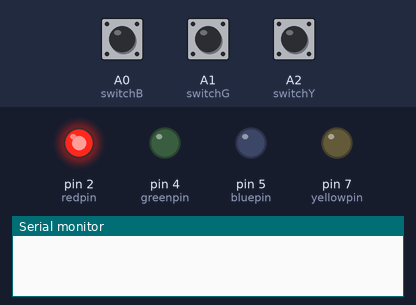
The sketch below on a simulated Arduino Uno, built with avr-gcc and run on an emulated ATmega328P. On the bench: output pins drawn as LEDs (lit = HIGH), the last lines printed to the serial monitor. Dashed ring = blinking. The test bench sets the inputs (shaded band); at power-on: A0 (switchB) LOW, A1 (switchG) LOW, A2 (switchY) LOW.

Above: at 1.2 s.
1.3 s: A0 (switchB) pulled HIGH for 1 s
At 3.5 s:
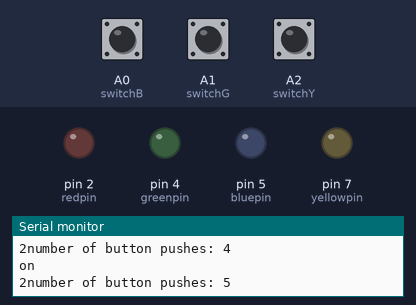
3.8 s: A0 (switchB) pulled HIGH for 3.2 s
At 7.3 s:
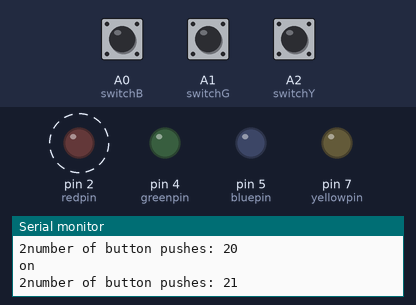
Timing chart, 0 to 8.8 s (numbered marks = the images above; inputs shaded):
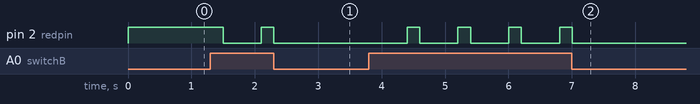

The sketch:

TRIAL_THING.ino
```cpp
//#define rstPin 7
const int greenpin = 4;
const int bluepin = 5;
const int yellowpin = 7;
const int redpin = 2;
const int switchG = A1;
const int switchB = A0;
const int switchY = A2;
const int redswitch = A5;
int counterblinks = 0;

// Variables will change:
int buttonPushCounter1 = 0;
int buttonPushCounter2 = 0;
int buttonPushCounter3 = 0;
int buttonPushCounter01 = 0;
int buttonPushCounter02 = 0;
int buttonPushCounter03 = 0;// counter for the number of button presses
int buttonState1 = 0;
int buttonState2 = 0;
int buttonState3 = 0;
//int buttonState01 = 0;
//int buttonState02 = 0;
//int buttonState03 = 0;
int lastButtonState = 0;     // previous state of the button

//class

void setup() {
//  digitalWrite(rstPin, HIGH);
//  pinMode(rstPin, OUTPUT);
  pinMode(redpin, OUTPUT);
  pinMode(bluepin, OUTPUT);
  pinMode(greenpin, OUTPUT);
  pinMode(yellowpin, OUTPUT);

  Serial.begin(9600);
}


void loop() {


  // read the pushbutton input pin:
  buttonState1 = digitalRead(switchG);
  buttonState2 = digitalRead(switchB);
  buttonState3 = digitalRead(switchY);
  // compare the buttonState to its previous state

  if (buttonState1 != lastButtonState) {
    // if the state has changed, increment the counter
    if (buttonState1 == HIGH) {
      // if the current state is HIGH then the button went from off to on:
      buttonPushCounter1++;
      Serial.println("on");
      Serial.print("1number of button pushes: ");
      Serial.println(buttonPushCounter1);
    } else {
      // if the current state is LOW then the button went from on to off:
      Serial.println("off");
    }
    // Delay a little bit to avoid bouncing
    delay(200);
  }
  buttonState1 = lastButtonState;

  if (buttonState2 != lastButtonState) {
    // if the state has changed, increment the counter
    if (buttonState2 == HIGH) {
      // if the current state is HIGH then the button went from off to on:
      buttonPushCounter2++;
      Serial.println("on");
      Serial.print("2number of button pushes: ");
      Serial.println(buttonPushCounter2);
    } else {
      // if the current state is LOW then the button went from on to off:
      Serial.println("off");
    }
    // Delay a little bit to avoid bouncing
    delay(200);
  }
  // save the current state as the last state, for next time through the loop

  buttonState2 = lastButtonState;

  if (buttonState3 != lastButtonState) {
    // if the state has changed, increment the counter
    if (buttonState3 == HIGH) {
      // if the current state is HIGH then the button went from off to on:
      buttonPushCounter3++;
      Serial.println("on");
      Serial.print("3number of button pushes: ");
      Serial.println(buttonPushCounter3);
    } else {
      // if the current state is LOW then the button went from on to off:
      Serial.println("off");
    }
    // Delay a little bit to avoid bouncing
    delay(200);
  }

  // lastButtonState = buttonState3;
  buttonState3 = lastButtonState;

  // turns on the LED every wanted number of button pushes by checking the modulo of the
  // button push counter. the modulo function gives you the remainder of the
  // division of two numbers:
  if ((buttonPushCounter1 % 6 == 0) && (buttonPushCounter2 % 4 == 0) && (buttonPushCounter3 % 4 == 0) && (counterblinks <= 4)) {
    digitalWrite(redpin, HIGH);
  }
  //  else if ((buttonPushCounter3 % 4 == 0) && (counter <= 4)) {
  //digitalWrite(redpin, HIGH);
  //    delay(50);
  //    digitalWrite(redpin, LOW);
  //    delay(50);
  //    digitalWrite(yellowpin, HIGH);
  //    delay(50);
  //    digitalWrite(yellowpin, LOW);
  //    delay(50);
  //    digitalWrite(bluepin, HIGH);
  //    delay(50);
  //    digitalWrite(bluepin, LOW);
  //    delay(50);
  //    digitalWrite(greenpin, HIGH);
  //    delay(50);
  //    digitalWrite(greenpin, LOW);
  //    delay(50);
  //    counter++;
  //
  //  }


  else {
    digitalWrite(redpin, LOW);
//   buttonState1 = 0;
//   buttonState2 = 0;
//   buttonState3 = 0;

  }

    // second pattern:
//    buttonState01 = digitalRead(switchG);
//    buttonState02 = digitalRead(switchB);
//    buttonState03 = digitalRead(switchY);

//  if (buttonState1 != lastButtonState) {
//    // if the state has changed, increment the counter
//    if (buttonState1 == HIGH) {
//        // if the current state is HIGH then the button went from off to on:
//        buttonPushCounter01++;
//        Serial.println("on");
//        Serial.print("1number of button pushes: ");
//        Serial.println(buttonPushCounter01);
//      } else {
//        // if the current state is LOW then the button went from on to off:
//        Serial.println("off");
//      }
//      // Delay a little bit to avoid bouncing
//      delay(200);
//    }
//  buttonState1 = lastButtonState;
//
//  if (buttonState2 != lastButtonState) {
//  // if the state has changed, increment the counter
//  if (buttonState2 == HIGH) {
//      // if the current state is HIGH then the button went from off to on:
//      buttonPushCounter02++;
//      Serial.println("on");
//      Serial.print("2number of button pushes: ");
//      Serial.println(buttonPushCounter02);
//    } else {
//      // if the current state is LOW then the button went from on to off:
//      Serial.println("off");
//    }
//    // Delay a little bit to avoid bouncing
//    delay(200);
//  }
//  // save the current state as the last state, for next time through the loop
//
//  buttonState2 = lastButtonState;
//
//  if (buttonState3 != lastButtonState) {
//  // if the state has changed, increment the counter
//  if (buttonState3 == HIGH) {
//      // if the current state is HIGH then the button went from off to on:
//      buttonPushCounter03++;
//      Serial.println("on");
//      Serial.print("3number of button pushes: ");
//      Serial.println(buttonPushCounter03);
//    } else {
//      // if the current state is LOW then the button went from on to off:
//      Serial.println("off");
//    }
//    // Delay a little bit to avoid bouncing
//    delay(200);
//  }
//
//
//  buttonState3 = lastButtonState;
//
//
//  if ((buttonPushCounter01 % 3 == 0) && (buttonPushCounter02 % 4 == 0) && (buttonPushCounter03 % 2 == 0) && (counterblinks <= 4)) {
//  digitalWrite(redpin, HIGH);
//  }
//  else {
//    digitalWrite(redpin, LOW);
//
//  }

}
```

Measured:
- after the input at 1.3 s, pin 2 (redpin): HIGH → LOW after 0.20 s, → HIGH 0.60 s later, → LOW 0.20 s later
- after the input at 3.8 s, pin 2 (redpin): alternates HIGH for 0.20 s and LOW for 0.60 s, 8 changes in all, then stays LOW, starting after 0.60 s
